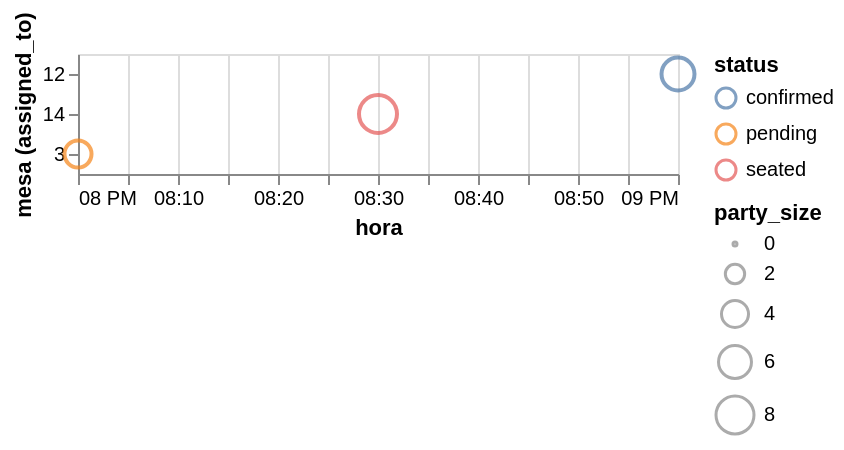

The Vega-Lite source for this figure:
### Vega-Lite specification from a JSON file in a GitHub repository (floating-point values rounded to 4 significant figures)
{"$schema": "https://vega.github.io/schema/vega-lite/v5.json", "description": "Reservas del restaurante (pron, spec 09a): cada campo del mundo va a un canal visual con su tipo de dato.", "data": {"values": [{"reservation": "r-1", "start": "2026-09-11T20:00", "table": "3", "status": "pending", "party_size": 4}, {"reservation": "r-2", "start": "2026-09-11T21:00", "table": "12", "status": "confirmed", "party_size": 6}, {"reservation": "r-3", "start": "2026-09-11T20:30", "table": "14", "status": "seated", "party_size": 8}]}, "mark": "point", "encoding": {"x": {"field": "start", "type": "temporal", "title": "hora"}, "y": {"field": "table", "type": "nominal", "title": "mesa (assigned_to)"}, "color": {"field": "status", "type": "nominal"}, "size": {"field": "party_size", "type": "quantitative"}, "tooltip": {"field": "reservation", "type": "nominal"}}}
